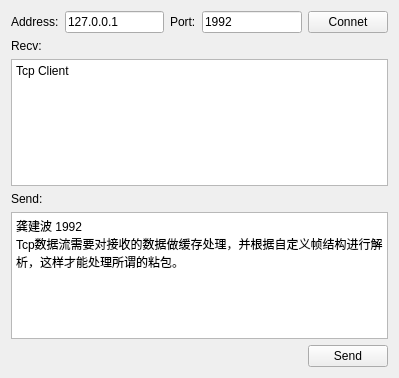
<?xml version="1.0" encoding="UTF-8"?>
<ui version="4.0">
 <class>Widget</class>
 <widget class="QWidget" name="Widget">
  <property name="geometry">
   <rect>
    <x>0</x>
    <y>0</y>
    <width>399</width>
    <height>378</height>
   </rect>
  </property>
  <property name="windowTitle">
   <string>Widget</string>
  </property>
  <layout class="QVBoxLayout" name="verticalLayout">
   <item>
    <layout class="QHBoxLayout" name="horizontalLayout">
     <item>
      <widget class="QLabel" name="label">
       <property name="text">
        <string>Address:</string>
       </property>
      </widget>
     </item>
     <item>
      <widget class="QLineEdit" name="editAddress">
       <property name="text">
        <string>127.0.0.1</string>
       </property>
      </widget>
     </item>
     <item>
      <widget class="QLabel" name="label_2">
       <property name="text">
        <string>Port:</string>
       </property>
      </widget>
     </item>
     <item>
      <widget class="QLineEdit" name="editPort">
       <property name="text">
        <string>1992</string>
       </property>
      </widget>
     </item>
     <item>
      <widget class="QPushButton" name="btnConnect">
       <property name="text">
        <string>Connet</string>
       </property>
      </widget>
     </item>
    </layout>
   </item>
   <item>
    <widget class="QLabel" name="label_3">
     <property name="text">
      <string>Recv:</string>
     </property>
    </widget>
   </item>
   <item>
    <widget class="QTextEdit" name="textRecv">
     <property name="html">
      <string>&lt;!DOCTYPE HTML PUBLIC &quot;-//W3C//DTD HTML 4.0//EN&quot; &quot;http://www.w3.org/TR/REC-html40/strict.dtd&quot;&gt;
&lt;html&gt;&lt;head&gt;&lt;meta name=&quot;qrichtext&quot; content=&quot;1&quot; /&gt;&lt;style type=&quot;text/css&quot;&gt;
p, li { white-space: pre-wrap; }
&lt;/style&gt;&lt;/head&gt;&lt;body style=&quot; font-family:'SimSun'; font-size:9pt; font-weight:400; font-style:normal;&quot;&gt;
&lt;p style=&quot; margin-top:0px; margin-bottom:0px; margin-left:0px; margin-right:0px; -qt-block-indent:0; text-indent:0px;&quot;&gt;Tcp Client&lt;/p&gt;&lt;/body&gt;&lt;/html&gt;</string>
     </property>
    </widget>
   </item>
   <item>
    <widget class="QLabel" name="label_4">
     <property name="text">
      <string>Send:</string>
     </property>
    </widget>
   </item>
   <item>
    <widget class="QTextEdit" name="textSend">
     <property name="html">
      <string>&lt;!DOCTYPE HTML PUBLIC &quot;-//W3C//DTD HTML 4.0//EN&quot; &quot;http://www.w3.org/TR/REC-html40/strict.dtd&quot;&gt;
&lt;html&gt;&lt;head&gt;&lt;meta name=&quot;qrichtext&quot; content=&quot;1&quot; /&gt;&lt;style type=&quot;text/css&quot;&gt;
p, li { white-space: pre-wrap; }
&lt;/style&gt;&lt;/head&gt;&lt;body style=&quot; font-family:'SimSun'; font-size:9pt; font-weight:400; font-style:normal;&quot;&gt;
&lt;p style=&quot; margin-top:0px; margin-bottom:0px; margin-left:0px; margin-right:0px; -qt-block-indent:0; text-indent:0px;&quot;&gt;龚建波 1992&lt;/p&gt;
&lt;p style=&quot; margin-top:0px; margin-bottom:0px; margin-left:0px; margin-right:0px; -qt-block-indent:0; text-indent:0px;&quot;&gt;Tcp数据流需要对接收的数据做缓存处理，并根据自定义帧结构进行解析，这样才能处理所谓的粘包。&lt;/p&gt;&lt;/body&gt;&lt;/html&gt;</string>
     </property>
    </widget>
   </item>
   <item>
    <layout class="QHBoxLayout" name="horizontalLayout_2">
     <item>
      <spacer name="horizontalSpacer">
       <property name="orientation">
        <enum>Qt::Horizontal</enum>
       </property>
       <property name="sizeHint" stdset="0">
        <size>
         <width>40</width>
         <height>20</height>
        </size>
       </property>
      </spacer>
     </item>
     <item>
      <widget class="QPushButton" name="btnSend">
       <property name="text">
        <string>Send</string>
       </property>
      </widget>
     </item>
    </layout>
   </item>
  </layout>
 </widget>
 <resources/>
 <connections/>
</ui>
